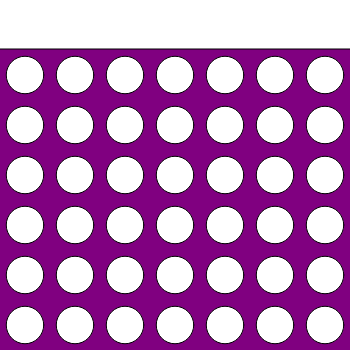
Frame 1 (no input)
Frame 60 (no input): identical to frame 1, image omitted
Frame 120 (the mouse pressed at the canvas centre since frame 60): identical to frame 1, image omitted

The p5.js sketch that drew this single still picture (run headless with seeded random() and noise() and a simulated clock; from frame 60 on, the mouse is pressed at the canvas centre):

// p5.js sketch
// ── sketch.js
const COLS = 7;
const ROWS = 6;
const WIDTH = 50;
const CWIDTH = WIDTH*(3/4);

const GRID = Array(6).fill().map(() => Array(7).fill());

let whichPlayer = 1;

function setup() {
  createCanvas(COLS*WIDTH, ROWS*WIDTH + WIDTH);
}

function draw() {
  background("purple");
  fill("white");
  rect(-1, -1, width+2, WIDTH);
  makeGame();
}

function makeGame(){
  for (let y = 0; y < ROWS; y++){
    for (let x = 0; x < COLS; x++){
      fill("white");

      if (GRID[y][x] === 1) {
        fill("blue");
      }
      else if (GRID[y][x] === 2) {
        fill("red");
      }
      ellipse(x*WIDTH + WIDTH/2, y*WIDTH + 3*WIDTH/2, CWIDTH);
    }
  }
}

function sPlay(){
  if (whichPlayer === 1) {
    fill("blue");
  }
  else if (whichPlayer === 2) {
    fill("red");
  }
}

function winCheck() {
  // Test Horizontal 4
  for (let y = 0; y < ROWS; y++) {
    for (let x = 0; x <= COLS-4; x++) {
      const test = GRID[y][x];
      if (test !== 0) {
        let temp = true;
        for (let k = 0; k < 4; k++) {
          if (GRID[y][x+k] !== test) {
            temp = false;
          }
        }
        if (temp === true) {
          return true;
        }
      }
    }
  }
  
  // Test Vertical 4
  for (let y = 0; y <= ROWS-4; y++) {
    for (let x = 0; x < COLS; x++) {
      const test = GRID[y][x];
      if (test !== 0) {
        let temp = true;
        for (let k = 0; k < 4; k++) {
          if (GRID[y+k][x] !== test) {
            temp = false;
          }
        }
        if (temp === true) {
          return true;
        }
      }
    }
  }
  
  // Test Diagonal 4
  for (let y = 0; y <= ROWS-4; y++) {
    for (let x = 0; x <= COLS-4; x++) {
      const test = GRID[y][x];
      if (test !== 0) {
        let temp = true;
        for (let k = 0; k < 4; k++) {
          if (GRID[y+k][x+k] !== test) {
            temp = false;
          }
        }
        if (temp === true) {
          return true;
        }
      }
    }
  }
  
  // Test Antidiagonal 4
  for (let y = 0; y <= ROWS-4; y++) {
    for (let x = 4; x < COLS; x++) {
      const test = GRID[y][x];
      if (test !== 0) {
        let temp = true;
        for (let k = 0; k < 4; k++) {
          if (GRID[y+k][x-k] !== test) {
            temp = false;
          }
        }
        if (temp === true) {
          return true;
        }
      }
    }
  }
  
  return false;
}

function mousePressed() {
  
}
